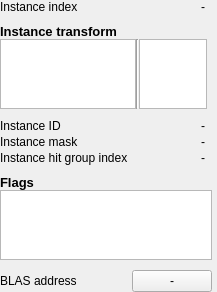
            <widget class="QFrame" name="instance_group_" native="true">
             <layout class="QVBoxLayout" name="instance_group_layout_">
              <property name="leftMargin">
               <number>0</number>
              </property>
              <property name="topMargin">
               <number>0</number>
              </property>
              <property name="rightMargin">
               <number>5</number>
              </property>
              <property name="bottomMargin">
               <number>0</number>
              </property>
              <property name="spacing">
               <number>0</number>
              </property>
              <item>
               <layout class="QGridLayout" columnstretch="0,0">
                <property name="verticalSpacing">
                 <number>2</number>
                </property>
                <property name="leftMargin">
                 <number>0</number>
                </property>
                <property name="topMargin">
                 <number>0</number>
                </property>
                <property name="rightMargin">
                 <number>7</number>
                </property>
                <property name="bottomMargin">
                 <number>0</number>
                </property>
                <item row="0" column="0">
                 <widget class="ScaledLabel" name="label_instance_index_">
                  <property name="sizePolicy">
                   <sizepolicy hsizetype="Minimum" vsizetype="Fixed">
                    <horstretch>0</horstretch>
                    <verstretch>0</verstretch>
                   </sizepolicy>
                  </property>
                  <property name="text">
                   <string>Instance index</string>
                  </property>
                 </widget>
                </item>
                <item row="0" column="1">
                 <widget class="ScaledLabel" name="content_instance_index_">
                  <property name="sizePolicy">
                   <sizepolicy hsizetype="Minimum" vsizetype="Fixed">
                    <horstretch>0</horstretch>
                    <verstretch>0</verstretch>
                   </sizepolicy>
                  </property>
                  <property name="text">
                   <string>-</string>
                  </property>
                  <property name="alignment">
                   <set>Qt::AlignRight</set>
                  </property>
                 </widget>
                </item>
               </layout>
              </item>
              <item>
               <spacer name="instance_index_spacer_">
                <property name="orientation">
                 <enum>Qt::Horizontal</enum>
                </property>
                <property name="sizeType">
                 <enum>QSizePolicy::Expanding</enum>
                </property>
                <property name="sizeHint" stdset="0">
                 <size>
                  <width>20</width>
                  <height>10</height>
                 </size>
                </property>
               </spacer>
              </item>
              <item>
               <widget class="ScaledLabel" name="label_instance_transform_">
                <property name="sizePolicy">
                 <sizepolicy hsizetype="Minimum" vsizetype="Fixed">
                  <horstretch>0</horstretch>
                  <verstretch>0</verstretch>
                 </sizepolicy>
                </property>
                <property name="text">
                 <string>Instance transform</string>
                </property>
                <property name="font">
                 <font>
                  <pointsize>10</pointsize>
                  <weight>75</weight>
                  <bold>true</bold>
                 </font>
                </property>
               </widget>
              </item>
              <item>
               <layout class="QHBoxLayout" name="horizontal_layout_transform_tables_" stretch="4,0,2">
                <property name="leftMargin">
                 <number>0</number>
                </property>
                <property name="topMargin">
                 <number>0</number>
                </property>
                <property name="rightMargin">
                 <number>5</number>
                </property>
                <property name="bottomMargin">
                 <number>0</number>
                </property>
                <property name="spacing">
                 <number>0</number>
                </property>
                <item>
                 <widget class="ScaledTableView" name="transform_table_">
                  <property name="sizePolicy">
                   <sizepolicy hsizetype="Minimum" vsizetype="Minimum">
                    <horstretch>0</horstretch>
                    <verstretch>0</verstretch>
                   </sizepolicy>
                  </property>
                  <property name="minimumSize">
                   <size>
                    <width>100</width>
                    <height>0</height>
                   </size>
                  </property>
                  <property name="verticalScrollBarPolicy">
                   <enum>Qt::ScrollBarAlwaysOff</enum>
                  </property>
                  <property name="horizontalScrollBarPolicy">
                   <enum>Qt::ScrollBarAlwaysOff</enum>
                  </property>
                  <property name="sizeAdjustPolicy">
                   <enum>QAbstractScrollArea::AdjustToContents</enum>
                  </property>
                  <property name="wordWrap">
                   <bool>false</bool>
                  </property>
                 </widget>
                </item>
                <item>
                 <widget class="Line" name="line_1_">
                  <property name="orientation">
                   <enum>Qt::Vertical</enum>
                  </property>
                 </widget>
                </item>
                <item>
                 <widget class="ScaledTableView" name="position_table_">
                  <property name="sizePolicy">
                   <sizepolicy hsizetype="Minimum" vsizetype="Minimum">
                    <horstretch>0</horstretch>
                    <verstretch>0</verstretch>
                   </sizepolicy>
                  </property>
                  <property name="minimumSize">
                   <size>
                    <width>50</width>
                    <height>0</height>
                   </size>
                  </property>
                  <property name="verticalScrollBarPolicy">
                   <enum>Qt::ScrollBarAlwaysOff</enum>
                  </property>
                  <property name="horizontalScrollBarPolicy">
                   <enum>Qt::ScrollBarAlwaysOff</enum>
                  </property>
                  <property name="sizeAdjustPolicy">
                   <enum>QAbstractScrollArea::AdjustToContents</enum>
                  </property>
                  <property name="wordWrap">
                   <bool>false</bool>
                  </property>
                 </widget>
                </item>
               </layout>
              </item>
              <item>
               <spacer name="vertical_spacer_instance_transform_">
                <property name="orientation">
                 <enum>Qt::Vertical</enum>
                </property>
                <property name="sizeType">
                 <enum>QSizePolicy::Fixed</enum>
                </property>
                <property name="sizeHint" stdset="0">
                 <size>
                  <width>20</width>
                  <height>10</height>
                 </size>
                </property>
               </spacer>
              </item>
              <item>
               <layout class="QGridLayout" name="blas_grid_layout_" columnstretch="0,0">
                <property name="verticalSpacing">
                 <number>2</number>
                </property>
                <property name="leftMargin">
                 <number>0</number>
                </property>
                <property name="topMargin">
                 <number>0</number>
                </property>
                <property name="rightMargin">
                 <number>7</number>
                </property>
                <property name="bottomMargin">
                 <number>0</number>
                </property>
                <item row="0" column="0">
                 <widget class="ScaledLabel" name="label_instance_id_">
                  <property name="sizePolicy">
                   <sizepolicy hsizetype="Minimum" vsizetype="Fixed">
                    <horstretch>0</horstretch>
                    <verstretch>0</verstretch>
                   </sizepolicy>
                  </property>
                  <property name="text">
                   <string>Instance ID</string>
                  </property>
                 </widget>
                </item>
                <item row="0" column="1">
                 <widget class="ScaledLabel" name="content_instance_id_">
                  <property name="sizePolicy">
                   <sizepolicy hsizetype="Minimum" vsizetype="Fixed">
                    <horstretch>0</horstretch>
                    <verstretch>0</verstretch>
                   </sizepolicy>
                  </property>
                  <property name="text">
                   <string>-</string>
                  </property>
                  <property name="alignment">
                   <set>Qt::AlignRight</set>
                  </property>
                 </widget>
                </item>
                <item row="1" column="0">
                 <widget class="ScaledLabel" name="label_instance_mask_">
                  <property name="sizePolicy">
                   <sizepolicy hsizetype="Minimum" vsizetype="Fixed">
                    <horstretch>0</horstretch>
                    <verstretch>0</verstretch>
                   </sizepolicy>
                  </property>
                  <property name="text">
                   <string>Instance mask</string>
                  </property>
                 </widget>
                </item>
                <item row="1" column="1">
                 <widget class="ScaledLabel" name="content_instance_mask_">
                  <property name="sizePolicy">
                   <sizepolicy hsizetype="Minimum" vsizetype="Fixed">
                    <horstretch>0</horstretch>
                    <verstretch>0</verstretch>
                   </sizepolicy>
                  </property>
                  <property name="text">
                   <string>-</string>
                  </property>
                  <property name="alignment">
                   <set>Qt::AlignRight</set>
                  </property>
                 </widget>
                </item>
                <item row="2" column="0">
                 <widget class="ScaledLabel" name="label_instance_hit_group_index_">
                  <property name="sizePolicy">
                   <sizepolicy hsizetype="Minimum" vsizetype="Fixed">
                    <horstretch>0</horstretch>
                    <verstretch>0</verstretch>
                   </sizepolicy>
                  </property>
                  <property name="text">
                   <string>Instance hit group index</string>
                  </property>
                 </widget>
                </item>
                <item row="2" column="1">
                 <widget class="ScaledLabel" name="content_instance_hit_group_index_">
                  <property name="sizePolicy">
                   <sizepolicy hsizetype="Minimum" vsizetype="Fixed">
                    <horstretch>0</horstretch>
                    <verstretch>0</verstretch>
                   </sizepolicy>
                  </property>
                  <property name="text">
                   <string>-</string>
                  </property>
                  <property name="alignment">
                   <set>Qt::AlignRight</set>
                  </property>
                 </widget>
                </item>
               </layout>
              </item>
              <item>
               <spacer>
                <property name="orientation">
                 <enum>Qt::Vertical</enum>
                </property>
                <property name="sizeType">
                 <enum>QSizePolicy::Fixed</enum>
                </property>
                <property name="sizeHint" stdset="0">
                 <size>
                  <width>20</width>
                  <height>10</height>
                 </size>
                </property>
               </spacer>
              </item>
              <item>
               <widget class="ScaledLabel" name="label_flags_">
                <property name="sizePolicy">
                 <sizepolicy hsizetype="Minimum" vsizetype="Fixed">
                  <horstretch>0</horstretch>
                  <verstretch>0</verstretch>
                 </sizepolicy>
                </property>
                <property name="text">
                 <string>Flags</string>
                </property>
                <property name="font">
                 <font>
                  <pointsize>10</pointsize>
                  <weight>75</weight>
                  <bold>true</bold>
                 </font>
                </property>
               </widget>
              </item>
              <item>
               <widget class="ScaledTableView" name="flags_table_">
                <property name="sizePolicy">
                 <sizepolicy hsizetype="Minimum" vsizetype="Minimum">
                  <horstretch>0</horstretch>
                  <verstretch>0</verstretch>
                 </sizepolicy>
                </property>
                <property name="minimumSize">
                 <size>
                  <width>100</width>
                  <height>0</height>
                 </size>
                </property>
                <property name="verticalScrollBarPolicy">
                 <enum>Qt::ScrollBarAlwaysOff</enum>
                </property>
                <property name="horizontalScrollBarPolicy">
                 <enum>Qt::ScrollBarAlwaysOff</enum>
                </property>
                <property name="sizeAdjustPolicy">
                 <enum>QAbstractScrollArea::AdjustToContents</enum>
                </property>
                <property name="wordWrap">
                 <bool>false</bool>
                </property>
               </widget>
              </item>
              <item>
               <spacer>
                <property name="orientation">
                 <enum>Qt::Vertical</enum>
                </property>
                <property name="sizeType">
                 <enum>QSizePolicy::Fixed</enum>
                </property>
                <property name="sizeHint" stdset="0">
                 <size>
                  <width>20</width>
                  <height>10</height>
                 </size>
                </property>
               </spacer>
              </item>
              <item>
               <layout class="QHBoxLayout" name="blas_address_layout_" stretch="100,1" >
                <property name="leftMargin">
                 <number>0</number>
                </property>
                <property name="topMargin">
                 <number>0</number>
                </property>
                <property name="rightMargin">
                 <number>0</number>
                </property>
                <property name="bottomMargin">
                 <number>0</number>
                </property>
                <item>
                 <widget class="ScaledLabel" name="label_blas_address_">
                  <property name="sizePolicy">
                   <sizepolicy hsizetype="Minimum" vsizetype="Fixed">
                    <horstretch>0</horstretch>
                    <verstretch>0</verstretch>
                   </sizepolicy>
                  </property>
                  <property name="text">
                   <string>BLAS address</string>
                  </property>
                 </widget>
                </item>
                <item>
                 <spacer>
                  <property name="orientation">
                   <enum>Qt::Horizontal</enum>
                  </property>
                  <property name="sizeType">
                   <enum>QSizePolicy::Expanding</enum>
                  </property>
                  <property name="sizeHint" stdset="0">
                   <size>
                    <width>20</width>
                    <height>10</height>
                   </size>
                  </property>
                 </spacer>
                </item>
                <item>
                 <widget class="ScaledPushButton" name="content_blas_address_">
                  <property name="sizePolicy">
                   <sizepolicy hsizetype="Minimum" vsizetype="Fixed">
                    <horstretch>0</horstretch>
                    <verstretch>0</verstretch>
                   </sizepolicy>
                  </property>
                  <property name="text">
                   <string>-</string>
                  </property>
                  <property name="toolTip">
                   <string>View this instance in the BLAS viewer.</string>
                  </property>
                 </widget>
                </item>
               </layout>
              </item>
             </layout>
            </widget>
